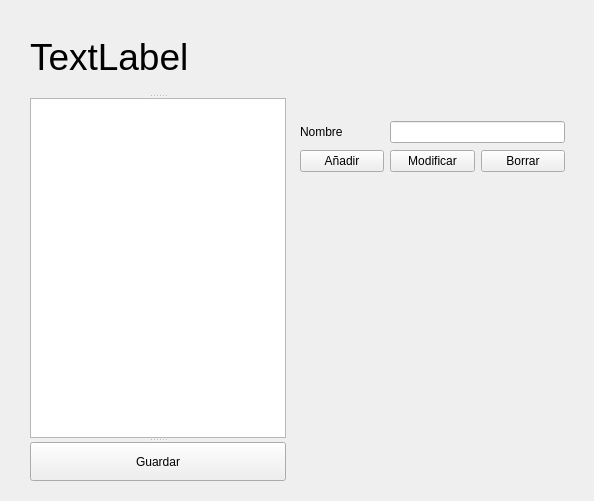
<?xml version="1.0" encoding="UTF-8"?>
<ui version="4.0">
 <class>ModificarName</class>
 <widget class="QWidget" name="ModificarName">
  <property name="geometry">
   <rect>
    <x>0</x>
    <y>0</y>
    <width>594</width>
    <height>501</height>
   </rect>
  </property>
  <property name="windowTitle">
   <string>ModificarName</string>
  </property>
  <widget class="QSplitter" name="splitter">
   <property name="geometry">
    <rect>
     <x>30</x>
     <y>20</y>
     <width>256</width>
     <height>461</height>
    </rect>
   </property>
   <property name="orientation">
    <enum>Qt::Orientation::Vertical</enum>
   </property>
   <widget class="QLabel" name="Title">
    <property name="font">
     <font>
      <pointsize>28</pointsize>
     </font>
    </property>
    <property name="text">
     <string>TextLabel</string>
    </property>
   </widget>
   <widget class="QListWidget" name="list"/>
   <widget class="QPushButton" name="save">
    <property name="text">
     <string>Guardar</string>
    </property>
   </widget>
  </widget>
  <widget class="QWidget" name="layoutWidget">
   <property name="geometry">
    <rect>
     <x>300</x>
     <y>120</y>
     <width>265</width>
     <height>53</height>
    </rect>
   </property>
   <layout class="QGridLayout" name="gridLayout">
    <item row="0" column="0">
     <widget class="QLabel" name="nombre">
      <property name="text">
       <string>Nombre</string>
      </property>
     </widget>
    </item>
    <item row="1" column="0">
     <widget class="QPushButton" name="add">
      <property name="text">
       <string>Añadir</string>
      </property>
     </widget>
    </item>
    <item row="1" column="1">
     <widget class="QPushButton" name="modify">
      <property name="text">
       <string>Modificar</string>
      </property>
     </widget>
    </item>
    <item row="1" column="2">
     <widget class="QPushButton" name="sup">
      <property name="text">
       <string>Borrar</string>
      </property>
     </widget>
    </item>
    <item row="0" column="1" colspan="2">
     <widget class="QLineEdit" name="nombreText"/>
    </item>
   </layout>
  </widget>
 </widget>
 <resources/>
 <connections/>
</ui>
